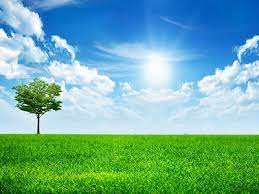
#> input picture Práticas/Images_01/hist_b-p_sky_grass_02.jpg, 259 x 194 px, found by its file name
$ python 16.py
#> lines starting #> are read from the running program, lines starting #| are printed output that depends on the picture
import cv2 as cv
import os

imagesDir = 'Images_01'  # Change this, according to your images' directory path

# Change this, according to your image's path
butterfly = cv.imread(os.path.join(imagesDir, 'hist_b-p_sky_grass_02.jpg'))
#> butterfly is the input picture: shape (194, 259, 3); mean B, G, R 159.2, 175.7, 112.1

segmented = cv.pyrMeanShiftFiltering(butterfly, 10, 30)
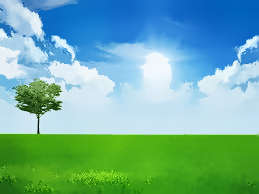
#> segmented: shape (194, 259, 3); mean B, G, R 159.5, 175.7, 111.8
segmented2 = cv.pyrMeanShiftFiltering(butterfly, 10, 60)
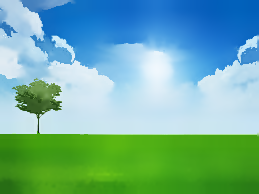
#> segmented2: shape (194, 259, 3); mean B, G, R 159.4, 175.8, 111.8
segmented3 = cv.pyrMeanShiftFiltering(butterfly, 20, 60)
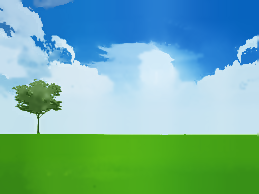
#> segmented3: shape (194, 259, 3); mean B, G, R 159.5, 175.8, 111.7

cv.imshow('segmented', segmented)
cv.imshow('segmented2', segmented2)
cv.imshow('segmented3', segmented3)
cv.imshow('butterfly', butterfly)

cv.waitKey(0)
cv.destroyAllWindows()

$ run again, with Práticas/Images_01/hist_b-p_sky_grass_03.jpg copied over Práticas/Images_01/hist_b-p_sky_grass_02.jpg
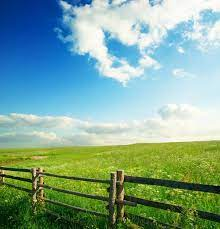
#> input picture Práticas/Images_01/hist_b-p_sky_grass_03.jpg, 220 x 229 px, found by its file name
#> butterfly is the input picture: shape (229, 220, 3); mean B, G, R 150.1, 166.9, 129.2
#> `segmented = cv.pyrMeanShiftFiltering(butterfly, 10, 30)`:
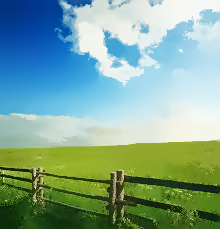
#> segmented: shape (229, 220, 3); mean B, G, R 149.8, 167.1, 129
#> `segmented3 = cv.pyrMeanShiftFiltering(butterfly, 20, 60)`:
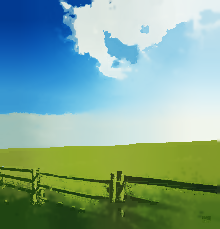
#> segmented3: shape (229, 220, 3); mean B, G, R 150.4, 167.6, 128.9

$ run again, with Práticas/Images_01/FEUP_02.jpg copied over Práticas/Images_01/hist_b-p_sky_grass_02.jpg
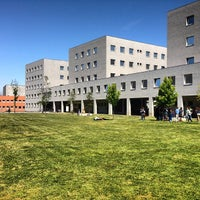
#> input picture Práticas/Images_01/FEUP_02.jpg, 200 x 200 px, found by its file name
#> butterfly is the input picture: shape (200, 200, 3); mean B, G, R 115.2, 136.5, 124.4
#> `segmented = cv.pyrMeanShiftFiltering(butterfly, 10, 30)`:
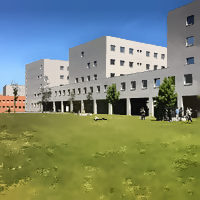
#> segmented: shape (200, 200, 3); mean B, G, R 115.1, 136.4, 124
#> `segmented3 = cv.pyrMeanShiftFiltering(butterfly, 20, 60)`:
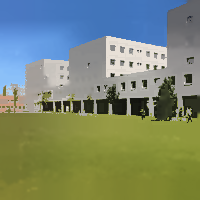
#> segmented3: shape (200, 200, 3); mean B, G, R 114.6, 136.1, 122.9
